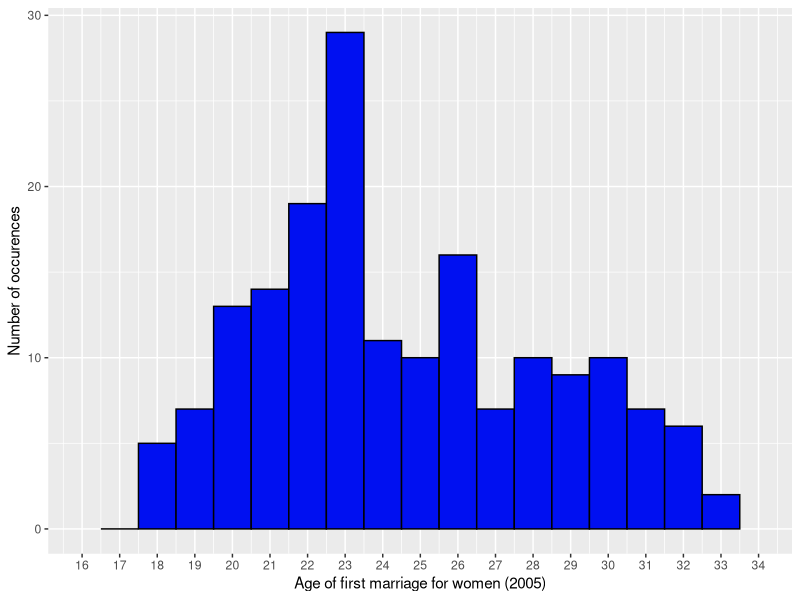
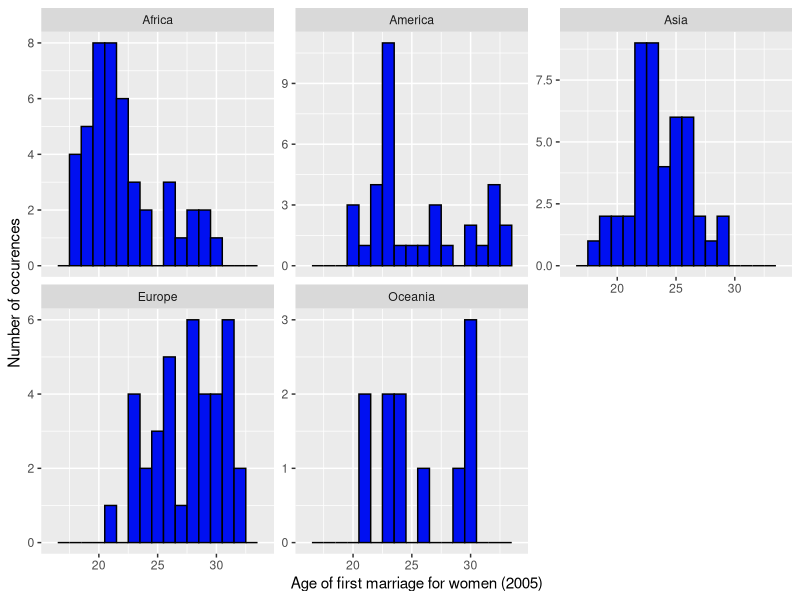

The R script that drew these images, in order:
## ---- chunk 1
knitr::opts_chunk$set(echo = TRUE)
## ---- chunk 2
library(ggplot2)
marriage <- read.csv('age_marriage.csv')
## ---- chunk 3
summary(marriage$X2005)
qplot(x = X2005, 
      data = subset(marriage, !is.na(marriage$X2005)),
      binwidth = 1,
      ylab = "Number of occurences",
      xlab = "Age of first marriage for women (2005)",
      color = I('black'), 
      fill = I('#0010F1') )  +
  scale_x_continuous(breaks = seq(16,34,1), limits=c(16,34))
## ---- chunk 4
qplot(x = X2005, 
      data = subset(marriage, !is.na(marriage$X2005)),
      binwidth = 1,
      ylab = "Number of occurences",
      xlab = "Age of first marriage for women (2005)",
      color = I('black'), 
      fill = I('#0010F1') )  +
  scale_x_continuous(breaks = seq(20,30,5), limits=c(16,34)) +
  facet_wrap(~continent, scales = "free_y")
## ---- chunk 5
by(marriage$X2005, marriage$continent, summary)
